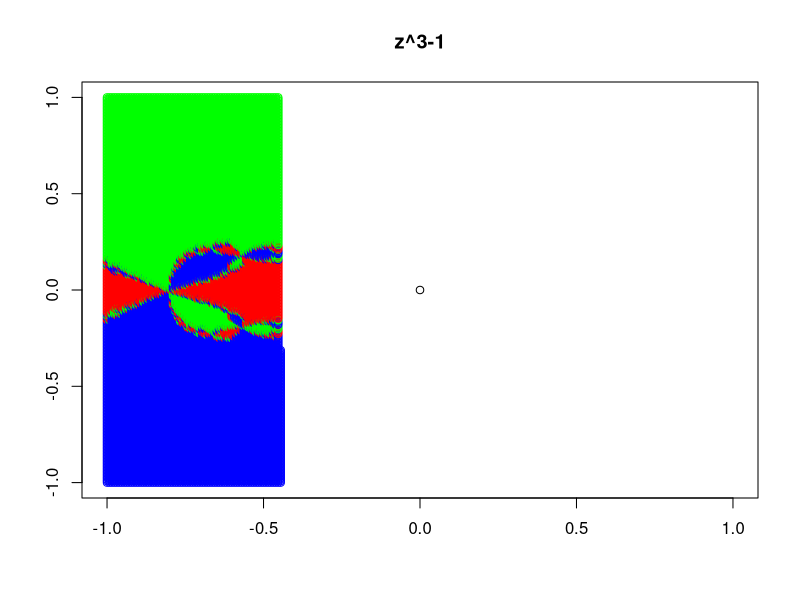

Source code (R): (Note: a time limit stopped this script after it produced the figure.)
max <- 1
min <- -1
size_pic <- 256
num_iterates <- 1000

roots <- matrix(nrow=3,ncol=2)
roots[1,] <- c(cos(0), sin(0))
roots[2,] <- c(cos(2*pi/3), sin(2*pi/3))
roots[3,] <- c(cos(4*pi/3), sin(4*pi/3))

roots_text <- c('1', 'sqrt(3)/2+i/2', 'sqrt(3)/2-i/2')
colors <- c('red', 'green', 'blue')

newton_function <- function(z) {
  c((2/3)*z[1]+(1/3)*((z[1]^2-z[2]^2)/((z[1]^2-z[2]^2)^2+4*z[1]^2*z[2]^2)),
    (2/3)*z[2]-(1/3)*((2*z[1]*z[2])/((z[1]^2-z[2]^2)^2+4*z[1]^2*z[2]^2)))
}

distance_function <- function(theta1, theta2) {
  sqrt((theta1[1]-theta2[1])^2+(theta1[2]-theta2[2])^2)
}

color_by_min_distance <- function(z) {
  distances <- c(distance_function(z, roots[1,]),
                 distance_function(z, roots[2,]),
                 distance_function(z, roots[3,]))
  colors[which(distances == min(distances))]
}

a <- seq(min, max, (max-min)/size_pic)
b <- seq(min, max, (max-min)/size_pic)

plot(0,0, xlim=c(min,max), ylim=c(min,max), xlab=NA, ylab=NA, main='z^3-1')

for (i in a) {
  for (j in b) {
    z <- c(i,j)
    k = 1
    while((z[1]!=0 || z[2]!=0) && k<=num_iterates) {
      z <- newton_function(z)
      k <- k+1
    }
    l <- color_by_min_distance(z)
    if (z[1]!=0 || z[2]!=0) {
      points(i, j, col=l)
    }
  }
}
